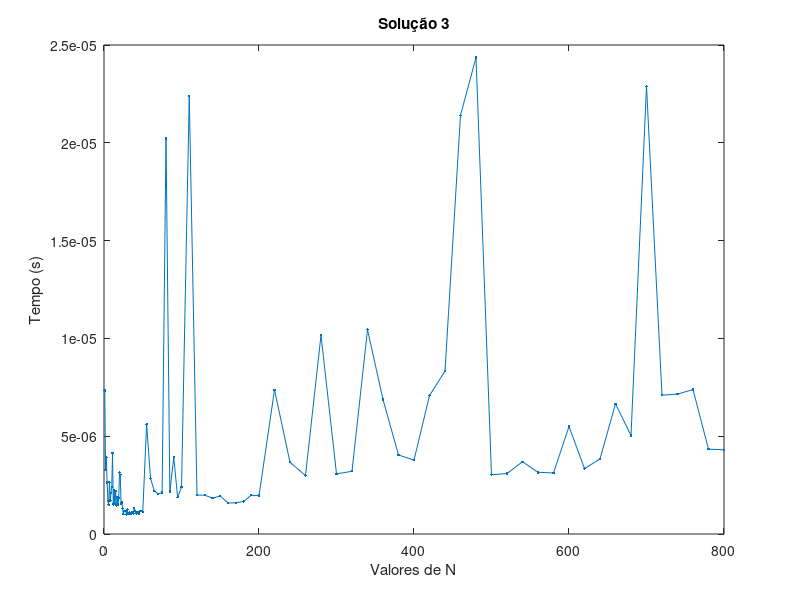

MATLAB code for this plot:
% Load Values
valores = load("solution_3_times.txt");
n1 = valores(1:end, 1);
t = valores(1:end, 2);

% Graph
figure(5);
plot(n1, t, '.-');
ylabel("Tempo (s)");
xlabel("Valores de N");
title("Solução 3");